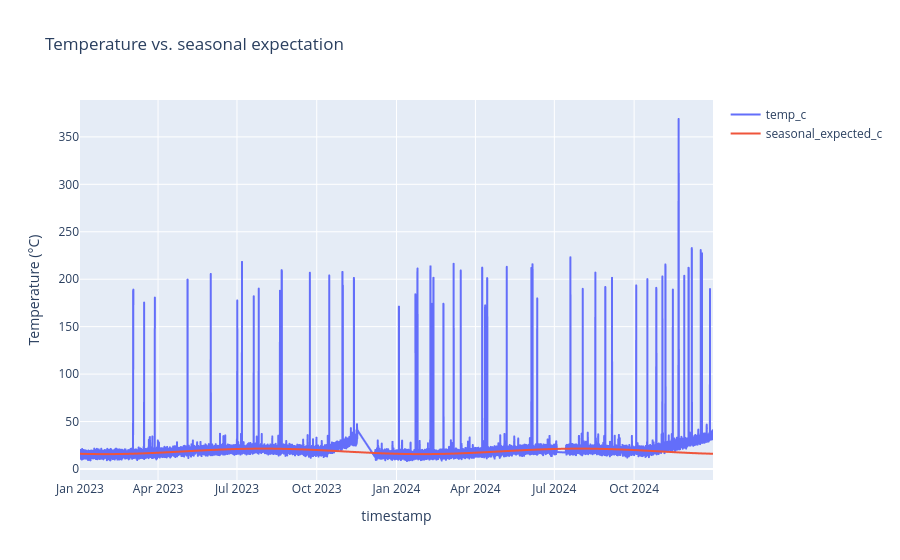

The code cell stored with this chart in its notebook:
### Markdown cell above
## 8. Isolating the developing issue

The case description states the fault should appear as a *consistent, gradual increase* in temperature, which is a different signature from the isolated high-value readings audited above. This section separates the two: exclude the extreme group (`temp_c > extreme_threshold_c`) and look for a slow drift in what remains.

### Code cell
# Fit a simple annual cosine curve to the *healthy* months (Jan-Oct, both years) only,
# so the fault period itself can't bias what "expected" looks like.
healthy = df[(df.temp_c <= extreme_threshold_c) & (df.timestamp.dt.month <= 10)]
doy = healthy.timestamp.dt.dayofyear.to_numpy()
X = np.column_stack([np.ones_like(doy, dtype=float), np.cos(2*np.pi*doy/365), np.sin(2*np.pi*doy/365)])
coef, *_ = np.linalg.lstsq(X, healthy.temp_c.to_numpy(), rcond=None)

plot_df = df.copy()
plot_doy = plot_df.timestamp.dt.dayofyear.to_numpy()
Xp = np.column_stack([np.ones_like(plot_doy, dtype=float), np.cos(2*np.pi*plot_doy/365), np.sin(2*np.pi*plot_doy/365)])
plot_df["seasonal_expected_c"] = Xp @ coef

fig = px.line(
    plot_df, x="timestamp", y=["temp_c", "seasonal_expected_c"],
    title="Temperature vs. seasonal expectation",
    labels={"value": "Temperature (\u00b0C)", "variable": ""},
)
fig.show()

### Figure 1 — Plotly figure (JSON) as saved in the notebook; plotly's stock layout.template omitted (floating-point values rounded to 4 significant figures; data arrays with more than 128 entries replaced by an {"elided": "..."} marker saying what was removed)
{"data": [{"hovertemplate": "=temp_c<br>timestamp=%{x}<br>Temperature (°C)=%{y}<extra></extra>", "legendgroup": "temp_c", "line": {"color": "#636efa", "dash": "solid"}, "marker": {"symbol": "circle"}, "mode": "lines", "name": "temp_c", "showlegend": true, "type": "scattergl", "x": {"elided": "6503 str values"}, "xaxis": "x", "y": {"elided": "6503 float values"}, "yaxis": "y"}, {"hovertemplate": "=seasonal_expected_c<br>timestamp=%{x}<br>Temperature (°C)=%{y}<extra></extra>", "legendgroup": "seasonal_expected_c", "line": {"color": "#EF553B", "dash": "solid"}, "marker": {"symbol": "circle"}, "mode": "lines", "name": "seasonal_expected_c", "showlegend": true, "type": "scattergl", "x": {"elided": "6503 str values"}, "xaxis": "x", "y": {"elided": "6503 float values"}, "yaxis": "y"}], "layout": {"legend": {"title": {"text": ""}, "tracegroupgap": 0}, "title": {"text": "Temperature vs. seasonal expectation"}, "xaxis": {"anchor": "y", "domain": [0, 1], "title": {"text": "timestamp"}}, "yaxis": {"anchor": "x", "domain": [0, 1], "title": {"text": "Temperature (°C)"}}}}
